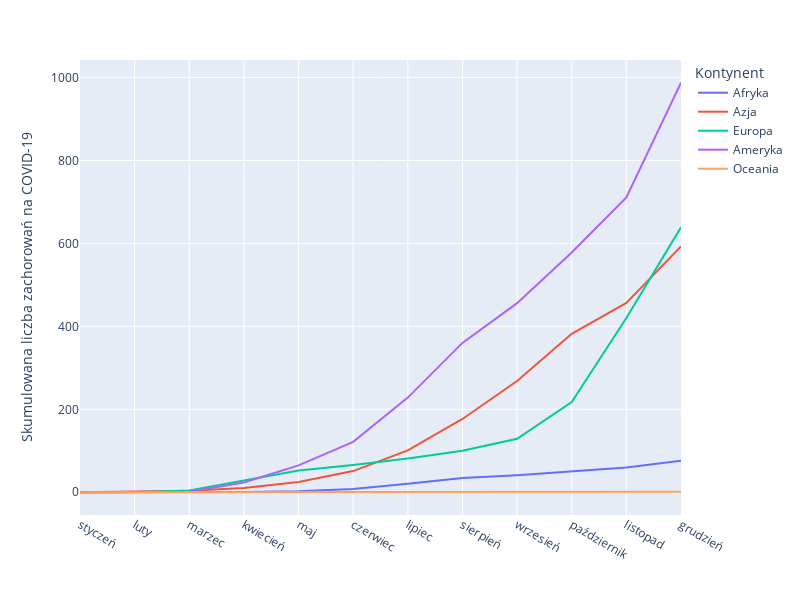

Here is the notebook cell this chart was saved with:
### Code cell
fig = px.line(df, x="miesiąc", y="zachorowania", color='kontynent', 
labels=dict(zachorowania="Skumulowana liczba zachorowań na COVID-19", miesiąc="", kontynent="Kontynent"), width = 800, height = 600)
fig.show()

### Figure 1 — Plotly figure (JSON) as saved in the notebook; plotly's stock layout.template omitted (floating-point values rounded to 4 significant figures)
{"data": [{"hovertemplate": "Kontynent=Afryka<br>=%{x}<br>Skumulowana liczba zachorowań na COVID-19=%{y}<extra></extra>", "legendgroup": "Afryka", "line": {"color": "#636efa", "dash": "solid"}, "marker": {"symbol": "circle"}, "mode": "lines", "name": "Afryka", "orientation": "v", "showlegend": true, "type": "scatter", "x": ["styczeń", "luty", "marzec", "kwiecień", "maj", "czerwiec", "lipiec", "sierpień", "wrzesień", "październik", "listopad", "grudzień"], "xaxis": "x", "y": [0, 2.3e-05, 0.0412, 0.5903, 2.647, 7.891, 20.68, 34.47, 41.15, 50.49, 59.46, 75.83], "yaxis": "y"}, {"hovertemplate": "Kontynent=Azja<br>=%{x}<br>Skumulowana liczba zachorowań na COVID-19=%{y}<extra></extra>", "legendgroup": "Azja", "line": {"color": "#EF553B", "dash": "solid"}, "marker": {"symbol": "circle"}, "mode": "lines", "name": "Azja", "orientation": "v", "showlegend": true, "type": "scatter", "x": ["styczeń", "luty", "marzec", "kwiecień", "maj", "czerwiec", "lipiec", "sierpień", "wrzesień", "październik", "listopad", "grudzień"], "xaxis": "x", "y": [0.03839, 1.655, 3.597, 10.43, 24.88, 51.04, 100.9, 176.7, 268.3, 382.0, 456.4, 592.8], "yaxis": "y"}, {"hovertemplate": "Kontynent=Europa<br>=%{x}<br>Skumulowana liczba zachorowań na COVID-19=%{y}<extra></extra>", "legendgroup": "Europa", "line": {"color": "#00cc96", "dash": "solid"}, "marker": {"symbol": "circle"}, "mode": "lines", "name": "Europa", "orientation": "v", "showlegend": true, "type": "scatter", "x": ["styczeń", "luty", "marzec", "kwiecień", "maj", "czerwiec", "lipiec", "sierpień", "wrzesień", "październik", "listopad", "grudzień"], "xaxis": "x", "y": [5.7e-05, 0.006072, 3.971, 28.47, 52.37, 65.86, 81.55, 99.93, 129.0, 217.7, 420.1, 639.1], "yaxis": "y"}, {"hovertemplate": "Kontynent=Ameryka<br>=%{x}<br>Skumulowana liczba zachorowań na COVID-19=%{y}<extra></extra>", "legendgroup": "Ameryka", "line": {"color": "#ab63fa", "dash": "solid"}, "marker": {"symbol": "circle"}, "mode": "lines", "name": "Ameryka", "orientation": "v", "showlegend": true, "type": "scatter", "x": ["styczeń", "luty", "marzec", "kwiecień", "maj", "czerwiec", "lipiec", "sierpień", "wrzesień", "październik", "listopad", "grudzień"], "xaxis": "x", "y": [7.1e-05, 0.000763, 1.323, 23.69, 64.87, 121.7, 228.2, 360.2, 456.1, 578.1, 710.8, 987.6], "yaxis": "y"}, {"hovertemplate": "Kontynent=Oceania<br>=%{x}<br>Skumulowana liczba zachorowań na COVID-19=%{y}<extra></extra>", "legendgroup": "Oceania", "line": {"color": "#FFA15A", "dash": "solid"}, "marker": {"symbol": "circle"}, "mode": "lines", "name": "Oceania", "orientation": "v", "showlegend": true, "type": "scatter", "x": ["styczeń", "luty", "marzec", "kwiecień", "maj", "czerwiec", "lipiec", "sierpień", "wrzesień", "październik", "listopad", "grudzień"], "xaxis": "x", "y": [3.8e-05, 0.000433, 0.03984, 0.2298, 0.2673, 0.2712, 0.4138, 0.779, 0.9055, 1.056, 1.267, 1.456], "yaxis": "y"}], "layout": {"height": 600, "legend": {"title": {"text": "Kontynent"}, "tracegroupgap": 0}, "margin": {"t": 60}, "width": 800, "xaxis": {"anchor": "y", "domain": [0, 1], "title": {"text": ""}}, "yaxis": {"anchor": "x", "domain": [0, 1], "title": {"text": "Skumulowana liczba zachorowań na COVID-19"}}}}
